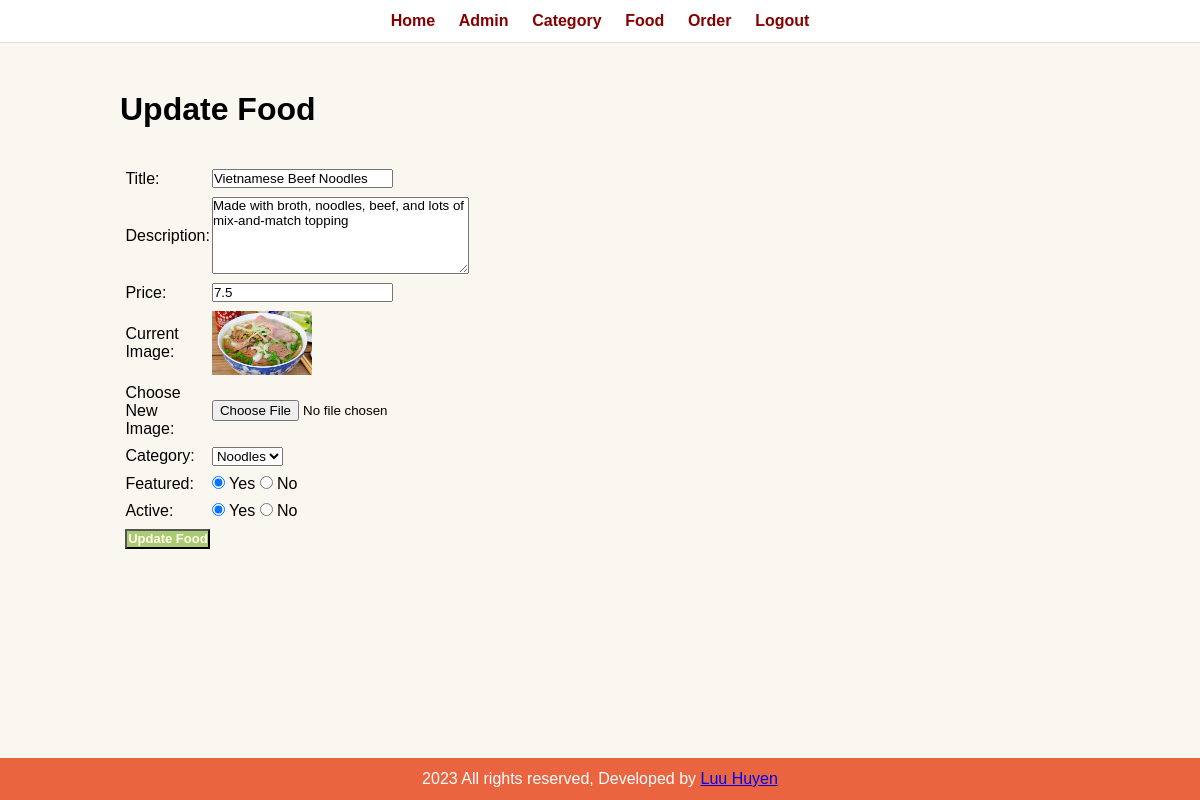
The page /admin/update-food.php?id=15 (signed in) on the database its author committed.
### tables this page shows
CREATE TABLE `db_food` (
  `id` int(10) UNSIGNED NOT NULL,
  `title` varchar(100) NOT NULL,
  `description` text NOT NULL,
  `price` decimal(10,1) NOT NULL,
  `img_name` varchar(255) NOT NULL,
  `category_id` int(10) UNSIGNED NOT NULL,
  `featured` varchar(10) NOT NULL,
  `active` varchar(10) NOT NULL
);

CREATE TABLE `db_category` (
  `id` int(10) UNSIGNED NOT NULL,
  `title` varchar(100) NOT NULL,
  `img_name` varchar(255) NOT NULL,
  `featured` varchar(10) NOT NULL,
  `active` varchar(10) NOT NULL
);

### admin/update-food.php (the view, shortened to what this page needs)
<?php include('partials/menu.php'); ?>
<?php
if (isset($_GET['id'])) {
    $id = $_GET['id'];
    $sql2 = "SELECT * FROM db_food WHERE id=$id";
    $res2 = mysqli_query($conn, $sql2);
    $row2 = mysqli_fetch_assoc($res2);
    $title = $row2['title'];
    $description = $row2['description'];
    $price = $row2['price'];
    $current_image = $row2['img_name'];
    $current_category = $row2['category_id'];
    $featured = $row2['featured'];
    $active = $row2['active'];
} else {
    header('location:' . URL . 'admin/manage-food.php');
}
?>
<div class="main-content">
    <div class="wrapper">
        <h1>Update Food</h1>
        <br><br>
        <form action="" method="POST" enctype="multipart/form-data">
            <table class="db-30">
                <tr>
                    <td>Title: </td>
                    <td>
                        <input type="text" name="title" value="<?php echo $title; ?>">
                    </td>
                </tr>
                <tr>
                    <td>Description: </td>
                    <td>
                        <textarea name="description" cols="30" rows="5"><?php echo $description; ?></textarea>
                    </td>
                </tr>
                <tr>
                    <td>Price: </td>
                    <td>
                        <input type="number" step="0.01" name="price" value="<?php echo $price; ?>">
                    </td>
                </tr>
                <tr>
                    <td>Current Image: </td>
                    <td>
                        <?php
                        if ($current_image == "") {
                            echo "<div class='error'>No Image Available.</div>";
                        } else {
                        ?>
                            <img src="<?php echo URL; ?>assets/images/food/<?php echo $current_image; ?>" width="100px">
                        <?php
                        }
                        ?>
                    </td>
                </tr>
                <tr>
                    <td>Choose New Image: </td>
                    <td>
                        <input type="file" name="image">
                    </td>
                </tr>
                <tr>
                    <td>Category: </td>
                    <td>
                        <select name="category">
                            <?php
                            $sql = "SELECT * FROM db_category WHERE active='Yes'";
                            $res = mysqli_query($conn, $sql);
                            $count = mysqli_num_rows($res);
                            if ($count > 0) {
                                while ($row = mysqli_fetch_assoc($res)) {
                                    $category_title = $row['title'];
                                    $category_id = $row['id'];
                            ?>
                                    <option <?php if ($current_category == $category_id) {
                                                echo "selected";
                                            } ?> value="<?php echo $category_id; ?>"><?php echo $category_title; ?></option>
                            <?php
                                }
                            } else {
                                echo "<option value='0'>No Category Avaiable.</option>";
                            }
                            ?>
                        </select>
                    </td>
                </tr>
                <tr>
                    <td>Featured: </td>
                    <td>
                        <input <?php if ($featured == "Yes") {
                                    echo "checked";
                                } ?> type="radio" name="featured" value="Yes"> Yes
                        <input <?php if ($featured == "No") {
                                    echo "checked";
                                } ?> type="radio" name="featured" value="No"> No
                    </td>
                </tr>
                <tr>
                    <td>Active: </td>
                    <td>
                        <input <?php if ($active == "Yes") {
                                    echo "checked";
                                } ?> type="radio" name="active" value="Yes"> Yes
                        <input <?php if ($active == "No") {
                                    echo "checked";
                                } ?> type="radio" name="active" value="No"> No
                    </td>
                </tr>
                <tr>
                    <td>
                        <input type="submit" name="submit" value="Update Food" class="btn-secondary">
                    </td>
                </tr>
            </table>
        </form>
    </div>
</div>
<?php include('partials/footer.php'); ?>

### assets/admin.css (style rules this page uses)
* { margin: 0; padding: 0; font-family: 'Poppins', sans-serif, system-ui, -apple-system, BlinkMacSystemFont, 'Segoe UI', Roboto, Oxygen, Ubuntu, Cantarell, 'Open Sans', 'Helvetica Neue', sans-serif; }
body { min-height: 100vh; background-color: #FAF7F0; }
.wrapper { padding: 1%; width: 80%; margin: 0 auto; }
.db-30 { width: 30%; }
table tr td { padding: 1%; }
.btn-secondary { background-color: #AACB73; padding: 1%; color:#FFFFE8; text-decoration: none; font-weight: bold; font-size:small; }
.main-content { padding: 3% 0; }

### rows shown on the page
db_food: title "Vietnamese Beef Noodles", description "Made with broth, noodles, beef, and lots of mix-and-match topping", price "7.5", img_name (picture), category "Noodles", featured "☑", active "☑"
